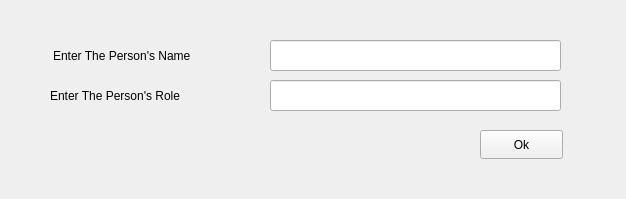
<?xml version="1.0" encoding="UTF-8"?>
<ui version="4.0">
 <class>addPerson</class>
 <widget class="QWidget" name="addPerson">
  <property name="geometry">
   <rect>
    <x>0</x>
    <y>0</y>
    <width>626</width>
    <height>199</height>
   </rect>
  </property>
  <property name="windowTitle">
   <string>Form</string>
  </property>
  <widget class="QLabel" name="label_2">
   <property name="geometry">
    <rect>
     <x>50</x>
     <y>70</y>
     <width>281</width>
     <height>51</height>
    </rect>
   </property>
   <property name="styleSheet">
    <string notr="true">font: 700 9pt &quot;Segoe UI&quot;;</string>
   </property>
   <property name="text">
    <string>Enter The Person's Role</string>
   </property>
  </widget>
  <widget class="QLineEdit" name="lineEdit_nameorg">
   <property name="geometry">
    <rect>
     <x>270</x>
     <y>40</y>
     <width>291</width>
     <height>31</height>
    </rect>
   </property>
  </widget>
  <widget class="QPushButton" name="pushButton_ok">
   <property name="geometry">
    <rect>
     <x>480</x>
     <y>130</y>
     <width>83</width>
     <height>29</height>
    </rect>
   </property>
   <property name="cursor">
    <cursorShape>OpenHandCursor</cursorShape>
   </property>
   <property name="text">
    <string>Ok</string>
   </property>
  </widget>
  <widget class="QLabel" name="label">
   <property name="geometry">
    <rect>
     <x>53</x>
     <y>30</y>
     <width>281</width>
     <height>51</height>
    </rect>
   </property>
   <property name="styleSheet">
    <string notr="true">color: rgb(0, 0, 0);
font: 700 9pt &quot;Segoe UI&quot;;</string>
   </property>
   <property name="text">
    <string>Enter The Person's Name </string>
   </property>
  </widget>
  <widget class="QLineEdit" name="lineEdit_nameorg_2">
   <property name="geometry">
    <rect>
     <x>270</x>
     <y>80</y>
     <width>291</width>
     <height>31</height>
    </rect>
   </property>
  </widget>
 </widget>
 <resources/>
 <connections/>
</ui>
